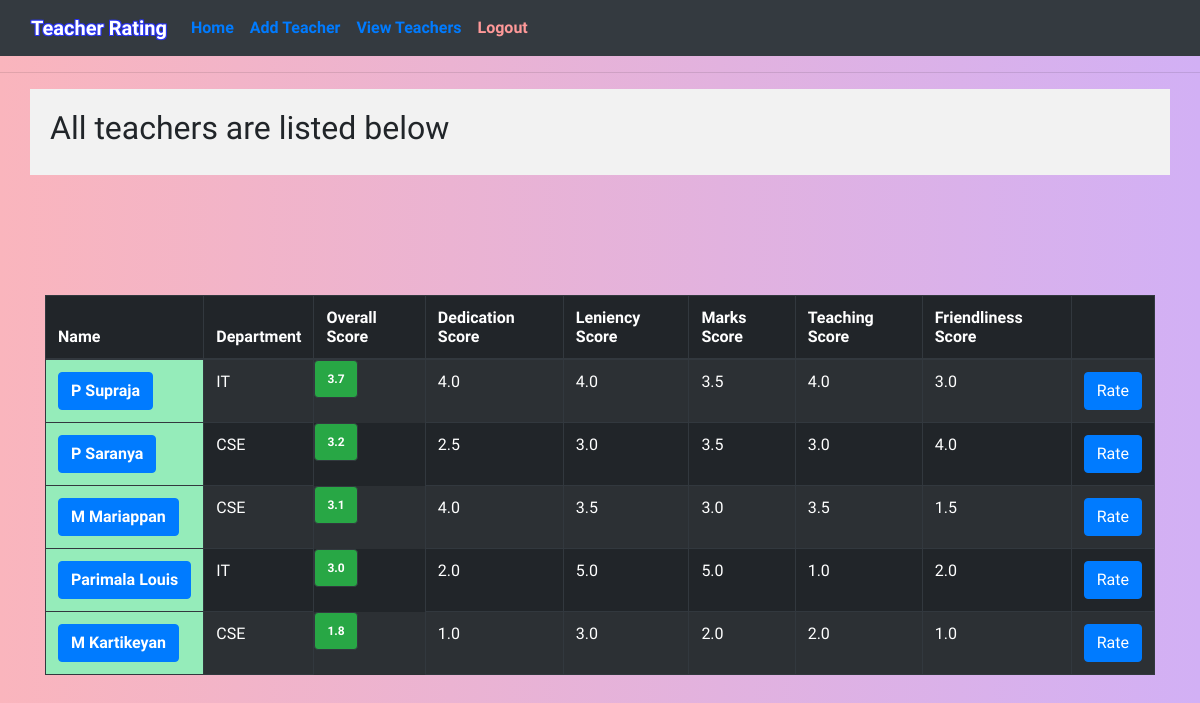
Page /view_teachers (signed in) on the committed database.
### app/models.py (models this page shows, shortened)
class Teacher(db.Model):
    id = db.Column(db.Integer, primary_key=True)
    first_name = db.Column(db.String(64), index=True)
    last_name = db.Column(db.String(64), index=True)
    dept = db.Column(db.String(64), index=True)
    overall_score = db.Column(db.Float, default=0.0)
    dedication_score = db.Column(db.Float, default=0.0)
    leniency_score = db.Column(db.Float, default=0.0)
    marks_score = db.Column(db.Float, default=0.0)
    teaching_score = db.Column(db.Float, default=0.0)
    friendliness_score = db.Column(db.Float, default=0.0)
    created_at = db.Column(db.DateTime, index=True, default=datetime.utcnow)
    created_by = db.Column(db.Integer, db.ForeignKey('user.id'))

### app/routes.py (the view)
@app.route('/view_teachers')
@login_required
def view_teachers():
    teachers = Teacher.query.order_by(Teacher.overall_score.desc()).all()
    if(len(teachers)):
        return render_template('view_teachers.html', title="Teachers", teachers=teachers)
    flash('No teachers added. Please add some.')
    return redirect(url_for('add_teacher'))

### app/models.py (called while the page is built)
@login.user_loader
def load_user(id):
    return User.query.get(int(id))

### app/templates/view_teachers.html
{% extends "base.html" %}
{% block content %}
	{% if teachers.error %}
		<h1>No teachers currently. Please add some.</h1>
	{% else %}
<div class="container" style="padding:20px; background-color:#F2F2F2">
	<h2>All teachers are listed below</h2>
</div>
<div class="container">
	<table class="table table-striped table-bordered table-hover table-dark col-md-6 table-condensed">
		<thead>
	        <tr>
	            <th>Name</th>
	            <th>Department</th>
	            <th>Overall Score</th>
	            <th>Dedication Score</th>
	            <th>Leniency Score</th>
	            <th>Marks Score</th>
	            <th>Teaching Score</th>
	            <th>Friendliness Score</th>
	            <th></th>
	        </tr>
	    </thead>
	    <tbody>
		{% for teacher in teachers %}
			<tr>
	            <td style = "background:#95ECBA; color: black;"><a class="btn btn-primary" href="{{ url_for('teacher', teacherId=teacher.id)}}"><b>{{teacher.first_name}} {{teacher.last_name}}</b></a></td>
	            <td>{{teacher.dept}}</td>
	            <td class="badge badge-success">{{teacher.overall_score}}</td>
	            <td>{{teacher.dedication_score}}</td>
	            <td>{{teacher.leniency_score}}</td>
	            <td>{{teacher.marks_score}}</td>
	            <td>{{teacher.teaching_score}}</td>
	            <td>{{teacher.friendliness_score}}</td>
	            <td><a class="btn btn-primary" href="{{ url_for('rate_teacher', teacherId=teacher.id)}}">Rate</a></td>
	        </tr><br>
		{% endfor %}
		</tbody>
	</table>
	{% endif %}
</div>
{% endblock %}

### app/templates/base.html (shortened to what this page needs)
<html>
<head>
  <link rel="stylesheet" href="https://maxcdn.bootstrapcdn.com/bootstrap/4.0.0/css/bootstrap.min.css">
  <link rel="stylesheet" href="static/css/styles.css">
</head>
<body>
    <nav class="navbar navbar-expand-sm bg-dark navbar-inverse">
      <div class="container-fluid">
        <span class="navbar-brand" style="font-weight:bold; text-shadow:
    -1px -1px 0 #2832EF,
    1px -1px 0 #2832EF,
    -1px 1px 0 #2832EF,
    1px 1px 0 #2832EF;   color:white;">Teacher Rating</span>
        <div class="collapse navbar-collapse" id="collapsibleNavbar">
          <ul class="navbar-nav">
            <li class="nav-item"><a class="nav-link" style="font-weight: bold;" href="{{ url_for('index') }}">Home</a></li>
            {% if current_user.is_anonymous %}
              <li class="nav-item"><a class="nav-link" style="font-weight: bold;" href="{{url_for('register') }}">Register</a></li>
              <li class="nav-item"><a class="nav-link" style="font-weight: bold;" href="{{ url_for('login') }}">Login</a></li>
            {% else %}
              <li class="nav-item"><a class="nav-link" style="font-weight: bold;" href="{{ url_for('add_teacher') }}">Add Teacher</a></li>
              <li class="nav-item"><a class="nav-link" style="font-weight: bold;" href="{{ url_for('view_teachers') }}">View Teachers</a></li>
              <ul class="navbar-nav">
                <li class="nav-item" ><a class="nav-link" href="{{ url_for('logout') }}" style="font-weight: bold;color:#FF9999;">Logout</a></li>
              </ul>
            {% endif %}
          </ul>
        </div>
      </div>
    </nav>
      <hr>
      {% block content %}{% endblock %}
</body>
</html>

### app/static/css/styles.css (style rules this page uses)
body { background: -webkit-linear-gradient(left, #FAB5BD, #D2B0F5); font-family: 'Work Sans', serif; }
html { position: relative; min-height: 100%; }
body { margin-bottom: 60px; }

### rows in the picture
Teacher: first_name "P", last_name "Supraja", dept "IT", overall_score "3.7", dedication_score "4.0", leniency_score "4.0", marks_score "3.5", teaching_score "4.0", friendliness_score "3.0"
Teacher: first_name "P", last_name "Saranya", dept "CSE", overall_score "3.2", dedication_score "2.5", leniency_score "3.0", marks_score "3.5", teaching_score "3.0", friendliness_score "4.0"
Teacher: first_name "M", last_name "Mariappan", dept "CSE", overall_score "3.1", dedication_score "4.0", leniency_score "3.5", marks_score "3.0", teaching_score "3.5", friendliness_score "1.5"
Teacher: first_name "Parimala", last_name "Louis", dept "IT", overall_score "3.0", dedication_score "2.0", leniency_score "5.0", marks_score "5.0", teaching_score "1.0", friendliness_score "2.0"
Teacher: first_name "M", last_name "Kartikeyan", dept "CSE", overall_score "1.8", dedication_score "1.0", leniency_score "3.0", marks_score "2.0", teaching_score "2.0", friendliness_score "1.0"
